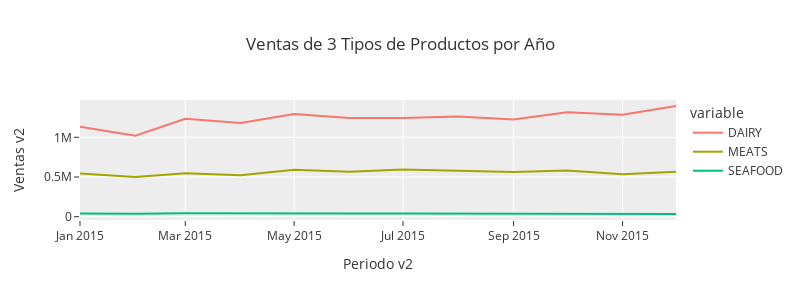

The cell this chart's notebook holds for it:
### Code cell
# otra opcion de poder hacerse

fig = px.line(
    df,
    width=800, 
    height=300,
    template='ggplot2',
    title='Ventas de 3 Tipos de Productos por Año', # TITULO en Plotly: https://plotly.com/python/figure-labels/
    
)
fig.update_layout(
    xaxis_title ='Periodo v2',
    yaxis_title = 'Ventas v2'
)
fig.show()

### Figure 1 — Plotly figure (JSON) as saved in the notebook; plotly's stock layout.template omitted (floating-point values rounded to 4 significant figures)
{"data": [{"hovertemplate": "variable=DAIRY<br>fecha=%{x}<br>value=%{y}<extra></extra>", "legendgroup": "DAIRY", "line": {"color": "#F8766D", "dash": "solid"}, "marker": {"symbol": "circle"}, "mode": "lines", "name": "DAIRY", "orientation": "v", "showlegend": true, "type": "scatter", "x": ["2015-01", "2015-02", "2015-03", "2015-04", "2015-05", "2015-06", "2015-07", "2015-08", "2015-09", "2015-10", "2015-11", "2015-12"], "xaxis": "x", "y": [1134521, 1020747, 1234851, 1181180, 1293308, 1243588, 1244815, 1263428, 1224619, 1314827, 1283672, 1394582], "yaxis": "y"}, {"hovertemplate": "variable=MEATS<br>fecha=%{x}<br>value=%{y}<extra></extra>", "legendgroup": "MEATS", "line": {"color": "#A3A500", "dash": "solid"}, "marker": {"symbol": "circle"}, "mode": "lines", "name": "MEATS", "orientation": "v", "showlegend": true, "type": "scatter", "x": ["2015-01", "2015-02", "2015-03", "2015-04", "2015-05", "2015-06", "2015-07", "2015-08", "2015-09", "2015-10", "2015-11", "2015-12"], "xaxis": "x", "y": [543100.0, 498700.0, 546500.0, 522300.0, 591700.0, 565000.0, 594900.0, 581200.0, 562700.0, 580800.0, 535900.0, 567400.0], "yaxis": "y"}, {"hovertemplate": "variable=SEAFOOD<br>fecha=%{x}<br>value=%{y}<extra></extra>", "legendgroup": "SEAFOOD", "line": {"color": "#00BF7D", "dash": "solid"}, "marker": {"symbol": "circle"}, "mode": "lines", "name": "SEAFOOD", "orientation": "v", "showlegend": true, "type": "scatter", "x": ["2015-01", "2015-02", "2015-03", "2015-04", "2015-05", "2015-06", "2015-07", "2015-08", "2015-09", "2015-10", "2015-11", "2015-12"], "xaxis": "x", "y": [40470.0, 36070.0, 43810.0, 39980.0, 42510.0, 38780.0, 38540.0, 37770.0, 41910.0, 41420.0, 38820.0, 33730.0], "yaxis": "y"}], "layout": {"height": 300, "legend": {"title": {"text": "variable"}, "tracegroupgap": 0}, "title": {"text": "Ventas de 3 Tipos de Productos por Año"}, "width": 800, "xaxis": {"anchor": "y", "domain": [0, 1], "title": {"text": "Periodo v2"}}, "yaxis": {"anchor": "x", "domain": [0, 1], "title": {"text": "Ventas v2"}}}}
